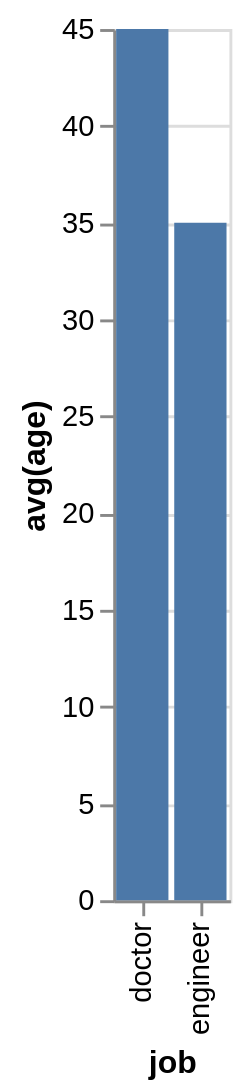

Express this chart as Vega-Lite.
### Vega-Lite specification from a JSON file in a GitHub repository (floating-point values rounded to 4 significant figures)
{"data": {"values": [{"x_data": "doctor", "y_data": 45}, {"x_data": "engineer", "y_data": 35}]}, "mark": "bar", "encoding": {"x": {"field": "x_data", "type": "nominal", "title": "job", "sort": {"op": "sum", "field": "y_data", "order": "descending"}}, "y": {"field": "y_data", "type": "quantitative", "title": "avg(age)"}}}
